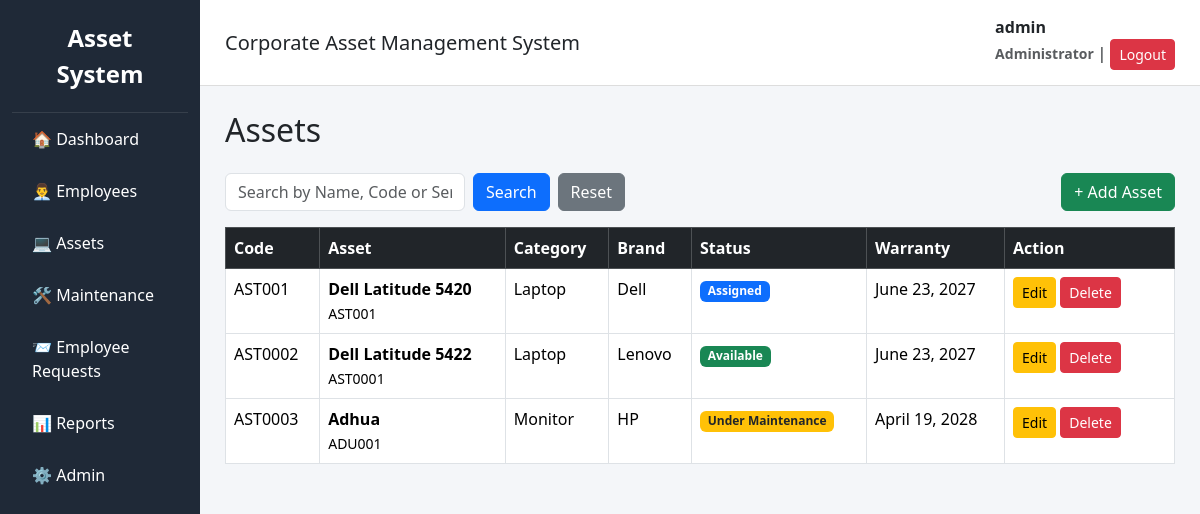
The page /assets/ (signed in) on the database its author committed.
### accounts/models.py (models this page shows, shortened)
class User(AbstractUser):
    ROLE_CHOICES = (
        ('Admin', 'Admin'),
        ('IT Officer', 'IT Officer'),
        ('Employee', 'Employee'),
    )
    role = models.CharField(max_length=20, choices=ROLE_CHOICES)
    created_at = models.DateTimeField(auto_now_add=True)
    updated_at = models.DateTimeField(auto_now=True)

### assets/models.py (models this page shows, shortened)
class Asset(models.Model):
    STATUS_CHOICES = (
        ('Available', 'Available'),
        ('Assigned', 'Assigned'),
        ('Under Maintenance', 'Under Maintenance'),
        ('Damaged', 'Damaged'),
        ('Lost', 'Lost'),
        ('Retired', 'Retired'),
    )
    asset_code = models.CharField(
        max_length=20,
        unique=True,
        blank=True
    )
    category = models.ForeignKey(
        AssetCategory,
        on_delete=models.PROTECT
    )
    brand = models.ForeignKey(
        Brand,
        on_delete=models.PROTECT
    )
    vendor = models.ForeignKey(
        Vendor,
        on_delete=models.PROTECT
    )
    asset_name = models.CharField(max_length=100)
    model = models.CharField(max_length=100)
    serial_number = models.CharField(
        max_length=100,
        unique=True
    )
    purchase_date = models.DateField()
    purchase_cost = models.DecimalField(
        max_digits=10,
        decimal_places=2
    )
    warranty_expiry = models.DateField()
    current_status = models.CharField(
        max_length=30,
        choices=STATUS_CHOICES,
        default='Available'
    )
    remarks = models.TextField(
        blank=True,
        null=True
    )
    created_at = models.DateTimeField(auto_now_add=True)
    updated_at = models.DateTimeField(auto_now=True)

class AssetCategory(models.Model):
    category_name = models.CharField(max_length=100, unique=True)
    description = models.TextField(blank=True)
    def __str__(self):
        return self.category_name

class Brand(models.Model):
    brand_name = models.CharField(max_length=100, unique=True)
    def __str__(self):
        return self.brand_name

### assets/views.py (the view)
# urls.py: path("", asset_list, name="asset_list"),
@login_required
@staff_required
def asset_list(request):
    query = request.GET.get("q")
    assets = Asset.objects.all()
    if query:
        assets = assets.filter(
            Q(asset_name__icontains=query) |
            Q(asset_code__icontains=query) |
            Q(serial_number__icontains=query)
        )
    return render(
        request,
        "assets/asset_list.html",
        {
            "assets": assets,
            "query": query
        }
    )

### templates/assets/asset_list.html (shortened to what this page needs)
{% extends "base.html" %}
{% block content %}
<h2 class="mb-4">Assets</h2>
<div class="d-flex justify-content-between align-items-center mb-3">
    <form method="GET" class="d-flex" style="width: 400px;">
        <input
            type="text"
            name="q"
            class="form-control me-2"
            placeholder="Search by Name, Code or Serial Number"
            value="{{ query|default:'' }}">
        <button class="btn btn-primary me-2">
            Search
        </button>
        <a href="{% url 'asset_list' %}" class="btn btn-secondary">
            Reset
        </a>
    </form>
    <a href="{% url 'asset_create' %}" class="btn btn-success">
        + Add Asset
    </a>
</div>
<table class="table table-bordered table-hover">
    <thead class="table-dark">
        <tr>
            <th>Code</th>
            <th>Asset</th>
            <th>Category</th>
            <th>Brand</th>
            <th>Status</th>
            <th>Warranty</th>
            <th width="170">Action</th>
        </tr>
    </thead>
    <tbody>
    {% for asset in assets %}
    <tr>
        <td>{{ asset.asset_code }}</td>
        <td>
            <strong>{{ asset.asset_name }}</strong><br>
            <small>{{ asset.model }}</small>
        </td>
        <td>{{ asset.category }}</td>
        <td>{{ asset.brand }}</td>
        <td>
            {% if asset.current_status == "Available" %}
                <span class="badge bg-success">Available</span>
            {% elif asset.current_status == "Assigned" %}
                <span class="badge bg-primary">Assigned</span>
            {% elif asset.current_status == "Under Maintenance" %}
                <span class="badge bg-warning text-dark">Under Maintenance</span>
            {% elif asset.current_status == "Lost" %}
                <span class="badge bg-danger">Lost</span>
            {% elif asset.current_status == "Damaged" %}
                <span class="badge bg-secondary">Damaged</span>
            {% else %}
                <span class="badge bg-dark">
                    {{ asset.current_status }}
                </span>
            {% endif %}
        </td>
        <td>{{ asset.warranty_expiry }}</td>
        <td>
            <a href="{% url 'asset_update' asset.id %}"
               class="btn btn-warning btn-sm">
                Edit
            </a>
            <a href="{% url 'asset_delete' asset.id %}"
               class="btn btn-danger btn-sm">
                Delete
            </a>
        </td>
    </tr>
    {% empty %}
    <tr>
        <td colspan="7" class="text-center">
            No Assets Found
        </td>
    </tr>
    {% endfor %}
    </tbody>
</table>
{% endblock %}

### templates/base.html (shortened to what this page needs)
<!DOCTYPE html>
<html lang="en">
<head>
    <link href="https://cdn.jsdelivr.net/npm/bootstrap@5.3.3/dist/css/bootstrap.min.css" rel="stylesheet">
</head>
<body>
<div class="container-fluid">
<div class="row">
<div class="col-md-2 sidebar">
<div class="brand">
Asset System
</div>
<a href="/">🏠 Dashboard</a>
{% if request.user.is_staff %}
<a href="/employees/">👨‍💼 Employees</a>
<a href="/assets/">💻 Assets</a>
<a href="/maintenance/">🛠 Maintenance</a>
<a href="/requests/">📨 Employee Requests</a>
{% endif %}
{% if request.user.is_superuser %}
<a href="/reports/">📊 Reports</a>
<a href="/admin/">⚙️ Admin</a>
{% endif %}
</div>
<div class="col-md-10 p-0">
<div class="topbar">
<div>
<h5 class="mb-0">
Corporate Asset Management System
</h5>
</div>
<div>
<span class="username">
<strong>{{ request.user.get_full_name|default:request.user.username }}</strong>
<br>
<small class="text-muted">
{% if request.user.is_superuser %}
Administrator
{% elif request.user.is_staff %}
Staff
{% else %}
Employee
{% endif %}
</small>
</span>
|
<a href="{% url 'logout' %}"
class="btn btn-sm btn-danger">
Logout
</a>
</div>
</div>
<div class="content">
{% block content %}
{% endblock %}
</div>
</div>
</div>
</div>
</body>
</html>

### templates/base.html (style rules this page uses)
body { background:#f4f6f9; }
.sidebar { min-height:100vh; background:#1f2937; }
.brand { color:white; font-size:24px; font-weight:bold; padding:20px; text-align:center; border-bottom:1px solid rgba(255,255,255,.1); }
.sidebar a { display:block; color:white; padding:14px 20px; text-decoration:none; transition:.2s; }
.topbar { background:white; padding:15px 25px; border-bottom:1px solid #ddd; display:flex; justify-content:space-between; align-items:center; }
.content { padding:25px; }
.username { font-weight:bold; }

### rows shown on the page
User: user.get_full_name "admin"
Asset: asset_code "AST001", asset_name "Dell Latitude 5420", model "AST001", category "Laptop", brand "Dell", current_status "Assigned", warranty_expiry "June 23, 2027"
Asset: asset_code "AST0002", asset_name "Dell Latitude 5422", model "AST0001", category "Laptop", brand "Lenovo", current_status "Available", warranty_expiry "June 23, 2027"
Asset: asset_code "AST0003", asset_name "Adhua", model "ADU001", category "Monitor", brand "HP", shows "Under Maintenance", warranty_expiry "April 19, 2028"
